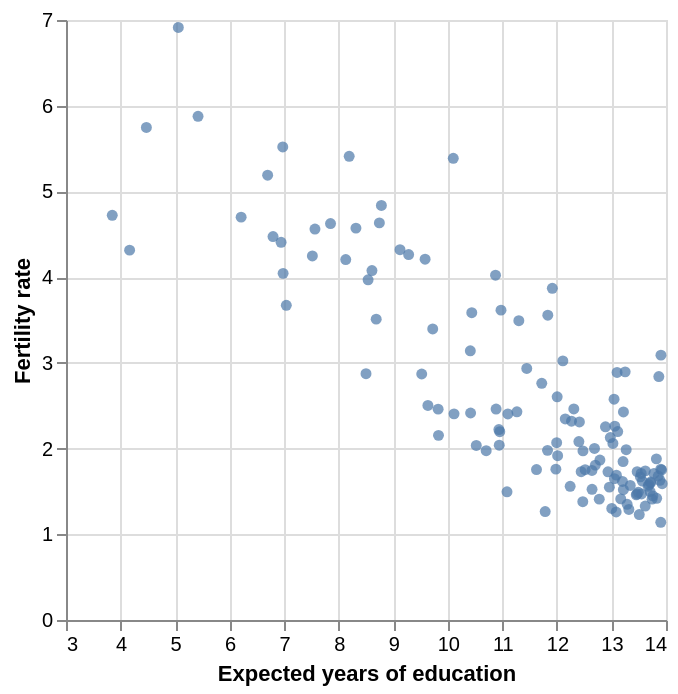

Notebook code cell kept with this figure:
### Markdown cell above
We observe a negative association between fertility rate and education, as expected. The relationship appears to be roughly linear, indicating that higher educational attainment tends to correspond with lower fertility rates across the countries in our dataset.

### Code cell
base = alt.Chart(data)
    
scatter_educ = base.mark_circle().encode( 
    x = alt.X("educ_expected_yrs_f:Q",
              scale = alt.Scale(zero = False),
              title = "Expected years of education"), 
    y = alt.Y("fertility_total:Q",
              title = "Fertility rate")
).properties(
    width = 300,
    height = 300)

scatter_educ

### Figure 1 — Vega-Lite specification as saved in the notebook (floating-point values rounded to 4 significant figures; data arrays with more than 128 entries replaced by an {"elided": "..."} marker saying what was removed)
{"config": {"view": {"continuousWidth": 300, "continuousHeight": 300}}, "data": {"name": "data-6cd1456596c1f74e121582c365026ae5"}, "mark": {"type": "circle"}, "encoding": {"x": {"field": "educ_expected_yrs_f", "scale": {"zero": false}, "title": "Expected years of education", "type": "quantitative"}, "y": {"field": "fertility_total", "title": "Fertility rate", "type": "quantitative"}}, "height": 300, "width": 300, "$schema": "https://vega.github.io/schema/vega-lite/v5.8.0.json", "datasets": {"data-6cd1456596c1f74e121582c365026ae5": {"elided": "129 records"}}}
